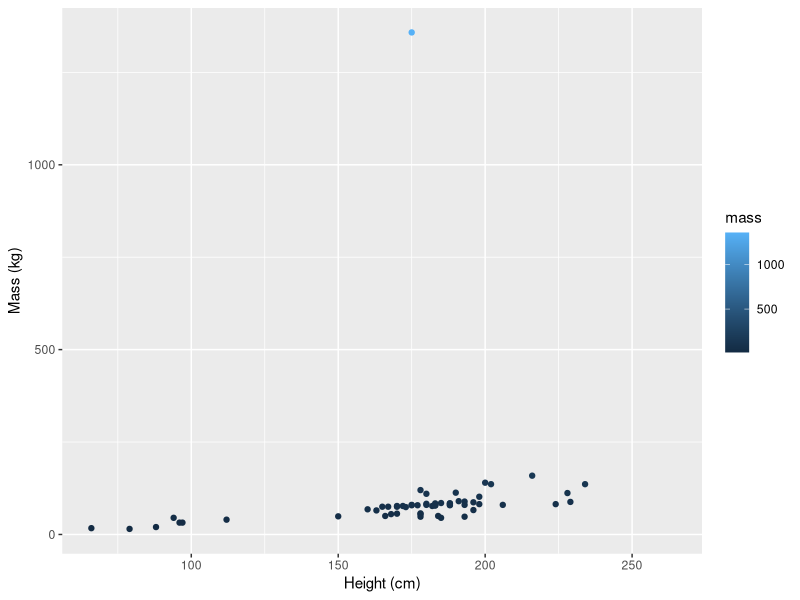
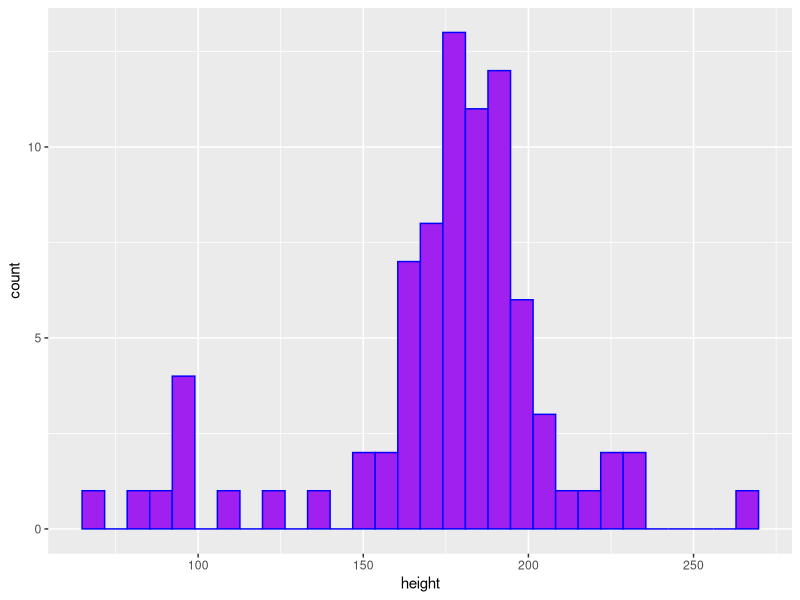

These charts were generated, in order, by the following R code:
## ---- chunk 1
#| warning: false
#| message: false
library(tidyverse)
## ---- chunk 2
#| include: false
#return first 6 lines of stawars data
head(starwars)

#return dimentions of star wars data
dim(starwars)
## ---- chunk 3
#| warning: false
#| echo: false
ggplot(data = starwars, aes(x= height, y= mass, color = mass)) + 
  geom_point() + labs(x = "Height (cm)", 
       y = "Mass (kg)")
## ---- chunk 4
#| warning: false
#| fig-cap: "Caption text"
#| fig-alt: "alt text"
ggplot(data = starwars, aes(x= height)) + 
  geom_histogram(color = "blue", fill = "purple")
## ---- chunk 5
sw_height_mean <- mean(starwars$height, na.rm = TRUE)
sw_height_median <- median(starwars$height, na.rm = TRUE)
sw_height_var <- var(starwars$height, na.rm = TRUE)
sw_height_sd <- sd(starwars$height, na.rm = TRUE)


